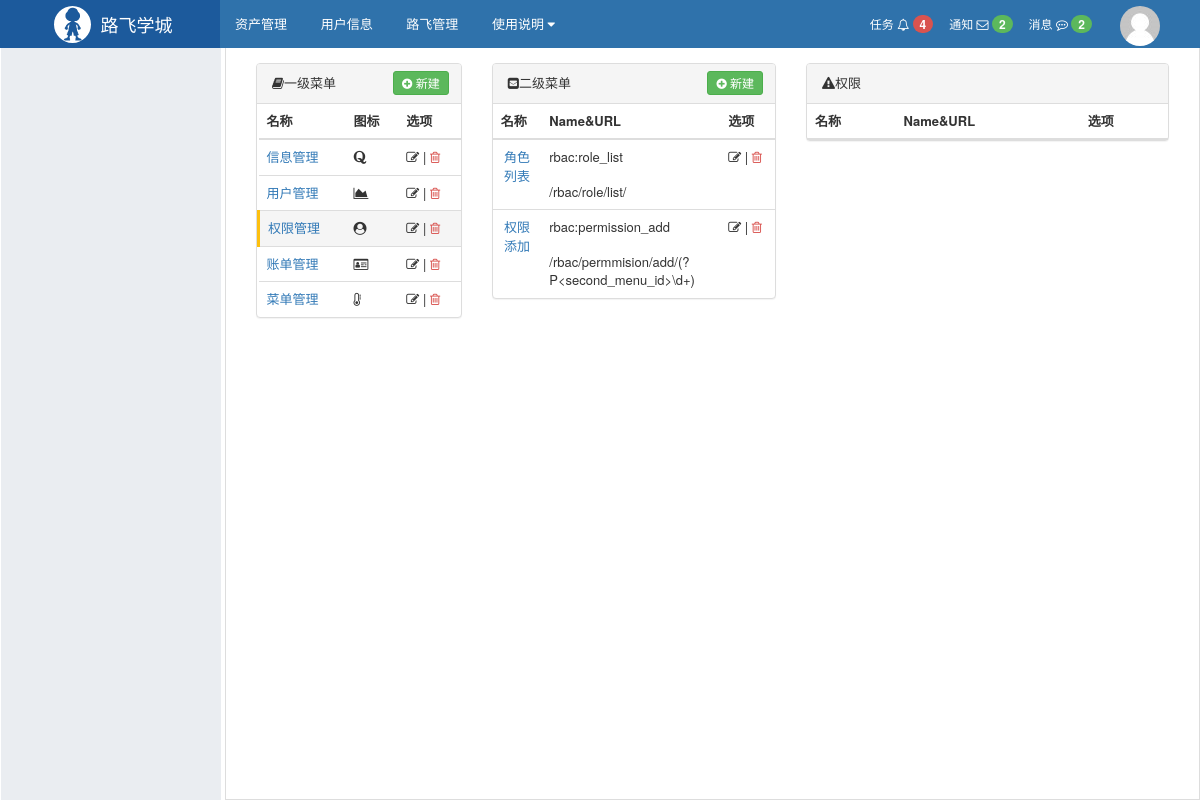
The app's page /rbac/menu/list/?mid=10 with its own data.
### rbac/models.py (models this page shows, shortened)
class Menu(models.Model):
    title = models.CharField(max_length=32, verbose_name='一级菜单名称')
    icon = models.CharField(max_length=64, verbose_name='图标')

class Permission(models.Model):
    title = models.CharField(max_length=32, verbose_name='标题')
    url = models.CharField(max_length=128, verbose_name='含正则的URL')
    name = models.CharField(max_length=32, verbose_name='URL的别名', unique=True)
    icon = models.CharField(max_length=64, verbose_name='图标', null=True, blank=True)
    menu = models.ForeignKey(to='Menu', verbose_name='所属的一级菜单', on_delete=models.CASCADE, null=True,
                             help_text='null表示不是菜单，否则代表二级菜单')
    pid = models.ForeignKey(to='Permission', related_name='parents', verbose_name='关联的权限', help_text='该权限不是菜单，关联一个权限',
                            null=True, on_delete=models.CASCADE)

### rbac/views/menu.py (the view)
def menu_list(request):
    menu_queryset = Menu.objects.all()
    menu_id = request.GET.get('mid')
    is_exist = Menu.objects.filter(id=menu_id).exists()
    if not is_exist:
        menu_id = None
    second_menu_id = request.GET.get('sid')
    is_exist = Permission.objects.filter(id=second_menu_id).exists()
    if not is_exist:
        second_menu_id = None
    if menu_id:
        second_menus = Permission.objects.filter(menu_id=menu_id)
    else:
        second_menus = []
    if second_menu_id:
        permissions = Permission.objects.filter(pid=second_menu_id)
    else:
        permissions = []
    return render(request, 'rbac/menu_list.html', {
        "menu_queryset": menu_queryset,
        'menu_id': menu_id,
        "second_menus": second_menus,
        "second_menu_id": second_menu_id,
        "permissions": permissions,
    })

### rbac/service/urls.py (called while the page is built)
def memory_url(request, name, *args, **kwargs):
    base_url = reverse(name, args=args, kwargs=kwargs)
    if not request.GET:
        return base_url
    query_dict = QueryDict(mutable=True)
    query_dict['_filter'] = request.GET.urlencode()
    return "%s?%s" % (base_url, query_dict.urlencode())

### rbac/templatetags/rbac.py (called while the page is built)
@register.simple_tag
def memory_url(request, name, *args, **kwargs):
    return urls.memory_url(request, name, *args, **kwargs)

### rbac/templates/rbac/menu_list.html (shortened to what this page needs)
{% extends 'layout.html' %}
{% load rbac %}
{% block content %}
<div class="luffy-container">
    <div class="col-md-3">
        <div class="panel panel-default">
            <div class="panel-heading">
                <i class="fa fa-book" aria-hidden="true"></i>一级菜单
                <a href="{% memory_url request 'rbac:menu_add' %}" class="right btn btn-success btn-xs"
                   style="padding: 2px 8px; margin: -3px">
                    <i class="fa fa-plus-circle" aria-hidden="true"></i>
                    新建
                </a>
            </div>
            <table class="table">
                <thead>
                <tr>
                    <th>名称</th>
                    <th>图标</th>
                    <th>选项</th>
                </tr>
                </thead>
                <tbody>
                {% for filed in menu_queryset %}
                <tr class="{% if menu_id == filed.id|safe %}active{% endif %}">
                    <td><a href="?mid={{ filed.id }}">{{ filed.title}}</a></td>
                    <td><i class="{{ filed.icon }}"></i></td>
                    <td>
                        <a style="color: #333333;" href="{% memory_url request 'rbac:menu_edit' pk=filed.id %}">
                            <i class="fa fa-edit" aria-hidden="true"></i></a>
                        |
                        <a style="color: #d9534f;" href="{% memory_url request 'rbac:menu_del' pk=filed.id %}">
                            <i class="fa fa-trash-o"></i></a>
                    </td>
                </tr>
                {% endfor %}
                </tbody>
            </table>
        </div>
    </div>
    <div class="col-md-4">
        <div class="panel panel-default">
            <div class="panel-heading">
                <i class="fa fa-envelope-square" aria-hidden="true"></i>二级菜单
                {% if menu_id %}
                <a href="{% memory_url request 'rbac:second_menu_add' menu_id=menu_id %}"
                   class="right btn btn-success btn-xs"
                   style="padding: 2px 8px; margin: -3px">
                    <i class="fa fa-plus-circle" aria-hidden="true"></i>
                    新建
                </a>
                {% endif %}
            </div>
            <table class="table">
                <thead>
                <tr>
                    <th>名称</th>
                    <th>Name&URL</th>
                    <th>选项</th>
                </tr>
                </thead>
                <tbody>
                {% for filed in second_menus %}
                <tr class="{% if second_menu_id == filed.id|safe %}active{% endif %}">
                    <td rowspan="2" style="text-align: center"><a href="?mid={{ menu_id }}&sid={{ filed.id }}">
                        {{ filed.title}}</a></td>
                    <td>{{ filed.name }}</td>
                    <td>
                        <a style="color: #333333;" href="{% memory_url request 'rbac:second_menu_edit' pk=filed.id %}">
                            <i class="fa fa-edit" aria-hidden="true"></i></a>
                        |
                        <a style="color: #d9534f;" href="{% memory_url request 'rbac:second_menu_del' pk=filed.id %}">
                            <i class="fa fa-trash-o"></i></a>
                    </td>
                </tr>
                <tr class="{% if second_menu_id == filed.id|safe %}active{% endif %}">
                    <td colspan="2" style="border-top: none">{{ filed.url }}</td>
                </tr>
                {% endfor %}
                </tbody>
            </table>
        </div>
    </div>
    <div class="col-md-5">
        <div class="panel panel-default">
            <div class="panel-heading">
                <i class="fa fa-exclamation-triangle" aria-hidden="true"></i>权限
            </div>
            <table class="table">
                <thead>
                <tr>
                    <th>名称</th>
                    <th>Name&URL</th>
                    <th>选项</th>
                </tr>
                </thead>
            </table>
        </div>
    </div>
</div>
{% endblock %}

### web/static/css/commons.css (style rules this page uses)
body { margin: 0; }
.right { float: right; }

### records on screen
Menu: title "信息管理"
Menu: title "用户管理"
Menu: title "权限管理"
Menu: title "账单管理"
Menu: title "菜单管理"
Permission: title "角色列表", name "rbac:role_list", url "/rbac/role/list/"
Permission: title "权限添加", name "rbac:permission_add", url "/rbac/permmision/add/(?P<second_menu_id>\\d+)"
